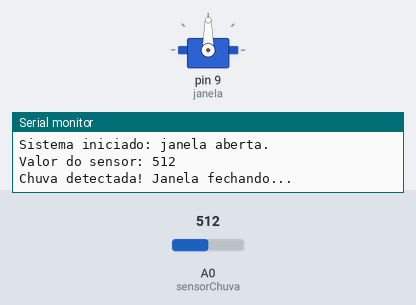
This sketch was run on a simulated Arduino Uno, built with avr-gcc and run on an emulated ATmega328P. Parts: servo, the last lines printed to the serial monitor. The test bench sets the inputs (shaded band); at power-on: A0 (sensorChuva) = 512.

Above: at 1.7 s.
1.8 s: A0 (sensorChuva) set to 593
9.5 s: A0 (sensorChuva) set to 618
At 10.7 s:
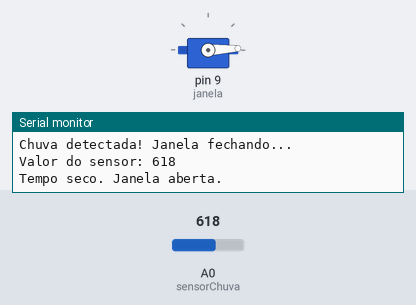
14.0 s: A0 (sensorChuva) set to 590
At 16.5 s:
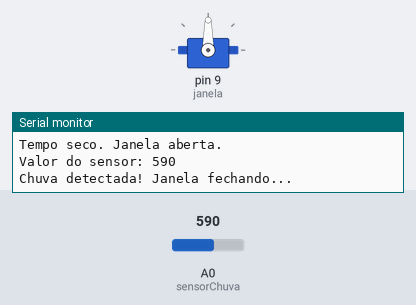
17.9 s: A0 (sensorChuva) set to 610
At 18.8 s:
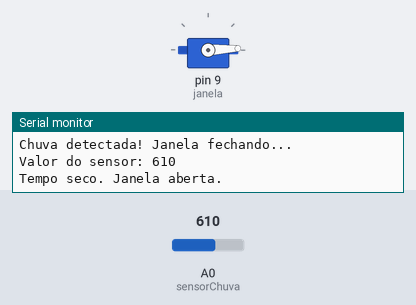
Timing chart, 0 to 20.9 s (numbered marks = the images above; inputs shaded):
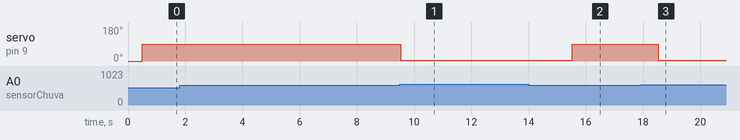

The sketch:

fechamento_janela.ino
```cpp
// Autora: Rafaela B

#include <Servo.h>  // Biblioteca para controlar o servo motor

// Pinos
const int sensorChuva = A0;     // Sensor de chuva conectado ao pino analógico A0
const int valorLimite = 600;    // Valor limite para detectar chuva (ajustável)

Servo janela;                   // Objeto do servo motor

void setup() {
  Serial.begin(9600);           // Inicializa a comunicação serial
  janela.attach(9);             // Servo motor conectado ao pino digital 9
  janela.write(0);              // Janela começa aberta (posição 0 graus)
  delay(500);
  Serial.println("Sistema iniciado: janela aberta.");
}

void loop() {
  int leituraChuva = analogRead(sensorChuva);  // Lê o valor do sensor
  Serial.print("Valor do sensor: ");
  Serial.println(leituraChuva);

  if (leituraChuva < valorLimite) {
    // Chuva detectada
    janela.write(90);           // Fecha a janela (posição 90 graus)
    Serial.println("Chuva detectada! Janela fechando...");
  } else {
    // Tempo seco
    janela.write(3);            // Abre a janela (posição 0 graus)
    Serial.println("Tempo seco. Janela aberta.");
  }

  delay(3000);  // Aguarda 3 segundos antes de nova leitura
}
```

Measured:
- the behaviour switches between 599 and 600 on A0 (sensorChuva) (found by bisection; images 0 and 1)
- after the input at 9.5 s, servo on pin 9 (janela): 90° → 3° at once
- after the input at 14.0 s, servo on pin 9 (janela): 3° → 90° after 1.5 s
- after the input at 17.9 s, servo on pin 9 (janela): 90° → 3° after 0.63 s
